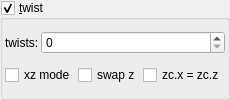
    <widget class="MyGroupBox" name="groupCheck_transf_function_enabledAz_false">
     <property name="toolTip">
      <string/>
     </property>
     <property name="title">
      <string>&amp;twist</string>
     </property>
     <property name="checkable">
      <bool>true</bool>
     </property>
     <layout class="QVBoxLayout" name="verticalLayout_56">
      <property name="spacing">
       <number>2</number>
      </property>
      <property name="leftMargin">
       <number>2</number>
      </property>
      <property name="topMargin">
       <number>2</number>
      </property>
      <property name="rightMargin">
       <number>2</number>
      </property>
      <property name="bottomMargin">
       <number>2</number>
      </property>
      <item>
       <layout class="QGridLayout" name="gridLayout_28" columnstretch="0,1">
        <property name="spacing">
         <number>2</number>
        </property>
        <item row="0" column="0">
         <widget class="QLabel" name="label_48">
          <property name="text">
           <string notr="true">twists:</string>
          </property>
         </widget>
        </item>
        <item row="0" column="1">
         <widget class="MySpinBox" name="spinboxInt_transf_int_2">
          <property name="sizePolicy">
           <sizepolicy hsizetype="Minimum" vsizetype="Maximum">
            <horstretch>0</horstretch>
            <verstretch>0</verstretch>
           </sizepolicy>
          </property>
          <property name="maximum">
           <number>999</number>
          </property>
         </widget>
        </item>
       </layout>
      </item>
      <item>
       <layout class="QGridLayout" name="gridLayout_33" columnstretch="0,0,0">
        <property name="spacing">
         <number>2</number>
        </property>
        <item row="0" column="0">
         <widget class="MyCheckBox" name="checkBox_transf_function_enabledK_false">
          <property name="text">
           <string>xz mode</string>
          </property>
         </widget>
        </item>
        <item row="0" column="2">
         <widget class="MyCheckBox" name="checkBox_transf_function_enabledP_false">
          <property name="text">
           <string>zc.x = zc.z</string>
          </property>
         </widget>
        </item>
        <item row="0" column="1">
         <widget class="MyCheckBox" name="checkBox_transf_function_enabledSw_false">
          <property name="text">
           <string>swap z</string>
          </property>
         </widget>
        </item>
       </layout>
      </item>
     </layout>
    </widget>
